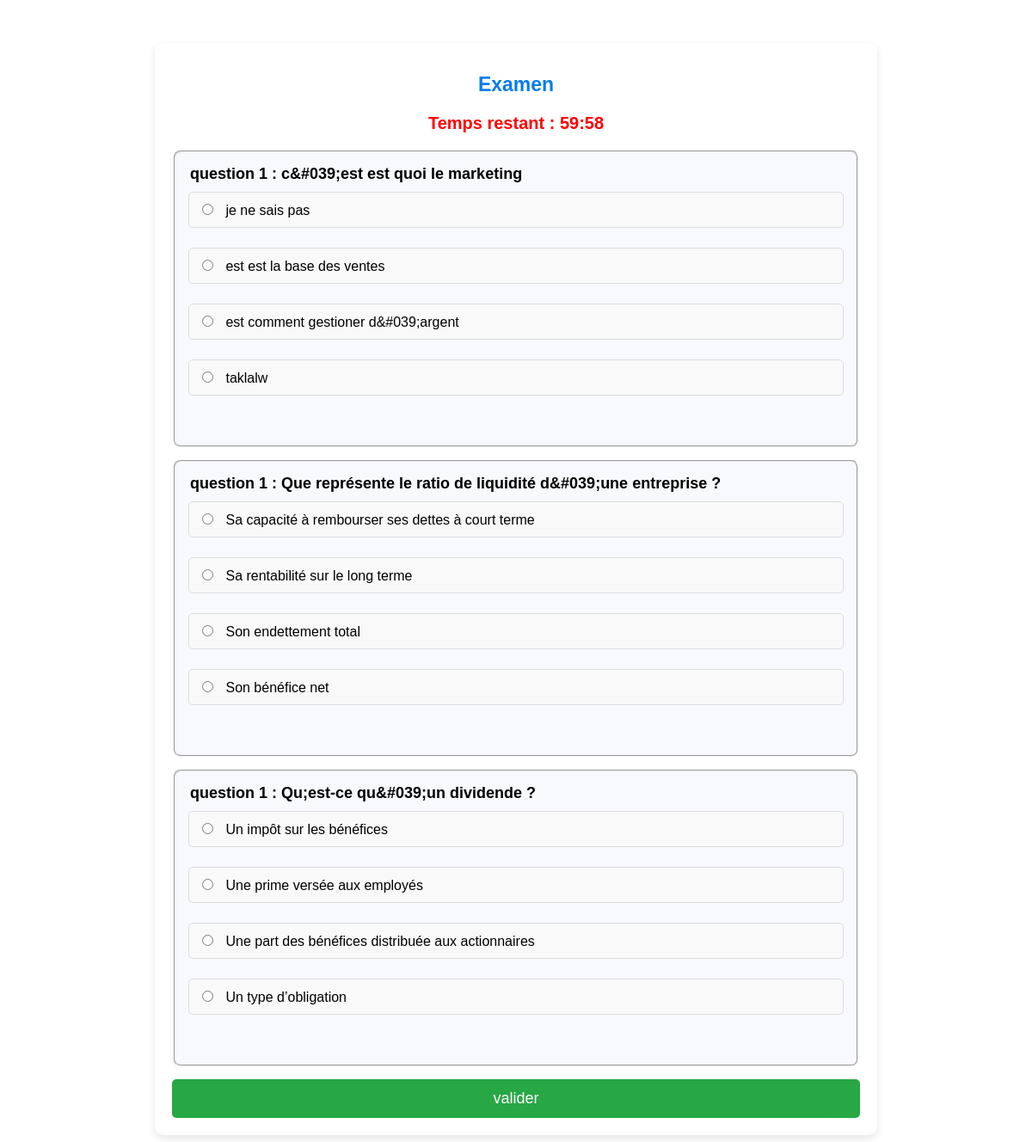
The page /pages/passer_qcm.php?id=25 on the database its author committed.
### tables this page shows
CREATE TABLE `reponses` (
  `id` int(11) NOT NULL,
  `question_id` int(11) DEFAULT NULL,
  `texte_reponse` text NOT NULL,
  `est_correct` tinyint(1) NOT NULL DEFAULT 0
);

### pages/passer_qcm.php (the view, shortened to what this page needs)
<?php
require_once "../config/connexion.php";
?>
<?php
$temps_total = 60*60;
$temps_ecoule = time() - $_SESSION['debut_examen'];
$temps_restant = max($temps_total - $temps_ecoule, 0);
?>
<?php
$id_qcm = isset($_GET['id']) ? trim($_GET['id']) : null;
 $sql = "SELECT q.id AS question_id, q.texte_question, r.id AS reponse_id, r.texte_reponse
 FROM questions q
 JOIN reponses r ON q.id = r.question_id
 WHERE q.id_qcm = :id_qcm";
$stmt = $pdo->prepare($sql);
$stmt->execute([':id_qcm' => $id_qcm]);
$questions = [];
while ($row = $stmt->fetch(PDO::FETCH_ASSOC)) {
    $question_id = $row['question_id'];
    if (!isset($questions[$question_id])) {
        $questions[$question_id] = [
            'question' => $row['texte_question'],
            'reponses' => []
        ];
    }
    if (!empty($row['reponse_id'])) {
        $questions[$question_id]['reponses'][] = [
            'id_reponse' => $row['reponse_id'],
            'texte' => $row['texte_reponse']
        ];
    }
}
?>
<!DOCTYPE html>
<html lang="fr">
<head>
    <link rel="stylesheet" href="../assets/css/PasserQCM.css">
</head>
<body>
<div class="exam-container">
    <h1 class="title">Examen</h1>
    <div class="timer">Temps restant : <strong id="timer"><?= gmdate("i:s", $temps_restant); ?></strong></div>
    <form id="qcm-form" method="POST" action="../scripts/PasserQCM.php">
        <?php $i=1;
               foreach ($questions as $id_question => $data) : ?>
            <fieldset>
            <div class="question">
                <legend>question <?php echo $i." : ".htmlspecialchars($data['question']); ?></legend>
            </div>
            <div class="answers">
                <?php foreach ($data['reponses'] as $rep) : ?>
                    <label>
                        <input type="radio" name="q<?= $id_question; ?>" value="<?= $rep['id_reponse']; ?>">
                        <?= htmlspecialchars($rep['texte']); ?>
                    </label><br>
                <?php endforeach; ?>
            </div>
            </fieldset>
        <?php endforeach; ?>
        <button type="submit" class="btn-submit">valider</button>
    </form>
</div>
</body>
</html>

### assets/css/PasserQCM.css (style rules this page uses)
.exam-container { max-width: 800px; margin: 50px auto; padding: 20px; background:rgb(255, 255, 255); border-radius: 10px; box-shadow: 0 4px 10px rgba(0, 0, 0, 0.1); font-family: Arial, sans-serif; }
.title { text-align: center; font-size: 23px; font-weight: bold; margin-bottom: 20px; color:rgb(9, 124, 238); }
.question { font-size: 18px; font-weight: bold; margin-bottom: 10px; }
.answers { margin-bottom: 20px; }
.answers label { display: block; padding: 10px; border: 1px solid #ddd; border-radius: 5px; margin-bottom: 5px; cursor: pointer; transition: all 0.3s ease; background: #f9f9f9; }
fieldset { border: 2px solidrgb(14, 202, 14); border-radius: 8px; padding: 15px; margin-bottom: 15px; background: #f7f9fc; }
.answers input[type="radio"] { margin-right: 10px; }
.btn-submit { display: block; width: 100%; padding: 12px; font-size: 18px; color: white; background: #28a745; border: none; border-radius: 5px; cursor: pointer; }
.timer { text-align: center; font-size: 20px; font-weight: bold; color: red; margin-bottom: 20px; }

### pages/passer_qcm.php (style rules this page uses)
.timer { text-align: center; font-size: 20px; font-weight: bold; color: red; margin-bottom: 20px; }

### rows shown on the page
reponses: texte_reponse "je ne sais pas"
reponses: texte_reponse "est est la base des ventes"
reponses: texte_reponse "est comment gestioner d&#039;argent"
reponses: texte_reponse "taklalw"
reponses: texte_reponse "Sa capacité à rembourser ses dettes à court terme"
reponses: texte_reponse "Sa rentabilité sur le long terme"
reponses: texte_reponse "Son endettement total"
reponses: texte_reponse "Son bénéfice net"
reponses: texte_reponse "Un impôt sur les bénéfices"
reponses: texte_reponse "Une prime versée aux employés"
reponses: texte_reponse "Une part des bénéfices distribuée aux actionnaires"
reponses: texte_reponse "Un type d’obligation"

### other values the page prints
$i "1"
$data['question'] "c&#039;est est quoi le marketing"
$data['question'] "Que représente le ratio de liquidité d&#039;une entreprise ?"
$data['question'] "Qu;est-ce qu&#039;un dividende ?"
